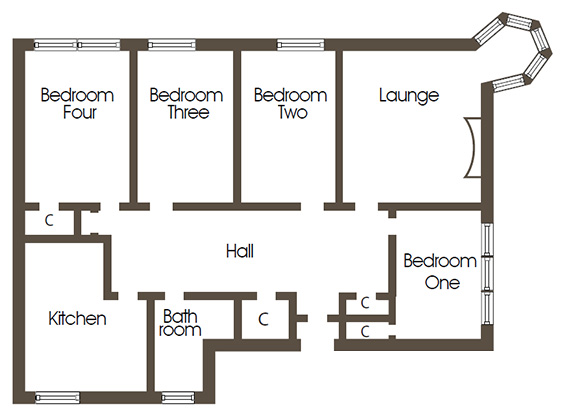
#> input picture 2Dto3D/PlanSample3.jpg, 561 x 415 px
$ python HoughLine.py
#> lines starting #> are read from the running program, lines starting #| are printed output that depends on the picture
import cv2
import numpy as np

img = cv2.imread('PlanSample3.jpg')
#> img is the input picture: shape (415, 561, 3); mean B, G, R 227.1, 228.6, 229.8
gray = cv2.cvtColor(img,cv2.COLOR_BGR2GRAY)
edges = cv2.Canny(gray,0,50,apertureSize = 5)
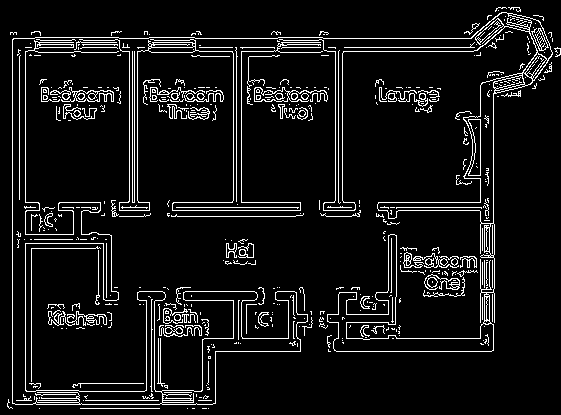
#> edges: shape (415, 561); 7.7% white in thin lines or dots
cv2.imshow(edges)
'''
lines = cv2.HoughLines(edges,1,np.pi/180,200)
for rho,theta in lines[0]:
    a = np.cos(theta)
    b = np.sin(theta)
    x0 = a*rho
    y0 = b*rho
    x1 = int(x0 + 1000*(-b))
    y1 = int(y0 + 1000*(a))
    x2 = int(x0 - 1000*(-b))
    y2 = int(y0 - 1000*(a))

    cv2.line(img,(x1,y1),(x2,y2),(0,0,255),2)
'''
cv2.imwrite('houghlines3.jpg',img)

$ run again, with 2Dto3D/PlanSample2.jpg copied over 2Dto3D/PlanSample3.jpg
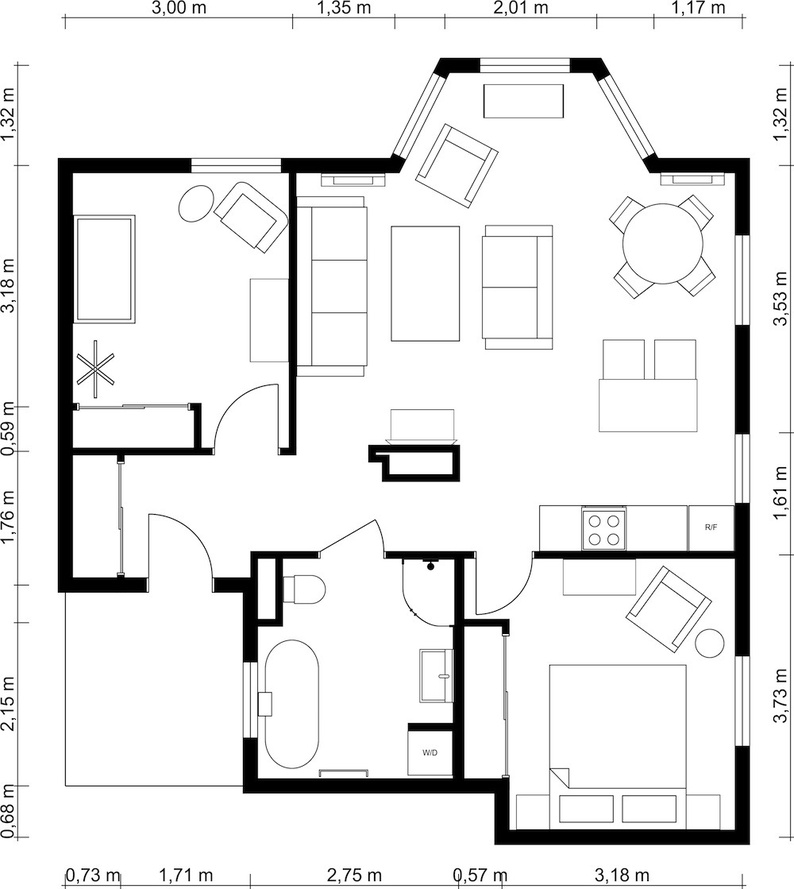
#> input picture 2Dto3D/PlanSample2.jpg, 794 x 889 px, shrunk from 1000 x 1119 before the run
#> img is the input picture: shape (889, 794, 3); min 0, max 255, mean 233.5
#> `edges = cv2.Canny(gray,0,50,apertureSize = 5)`:
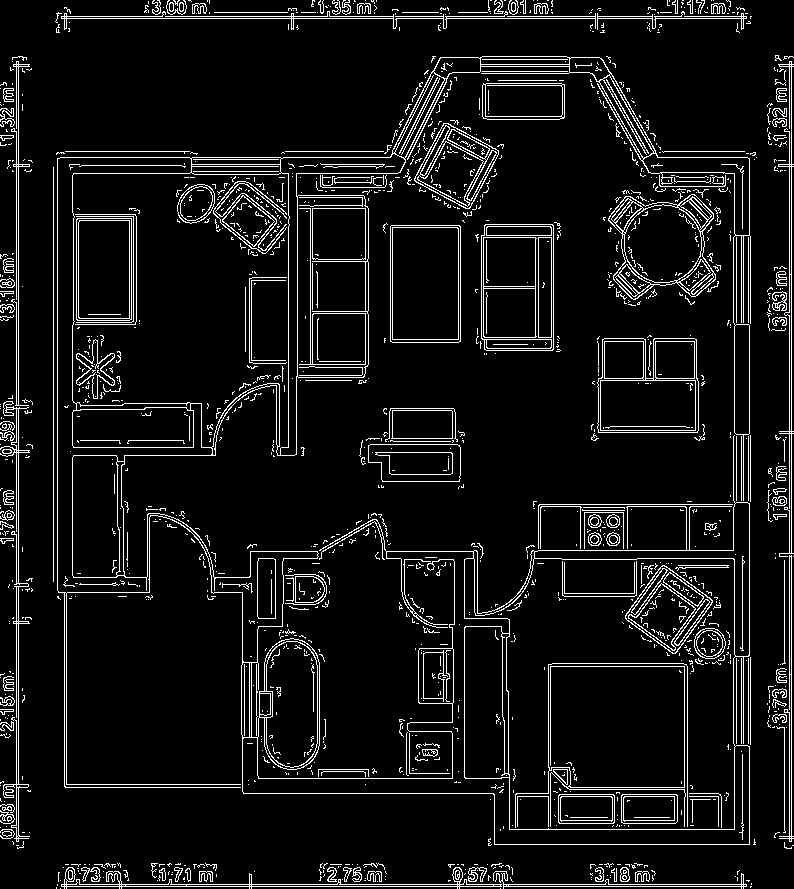
#> edges: shape (889, 794); 7.6% white in thin lines or dots
